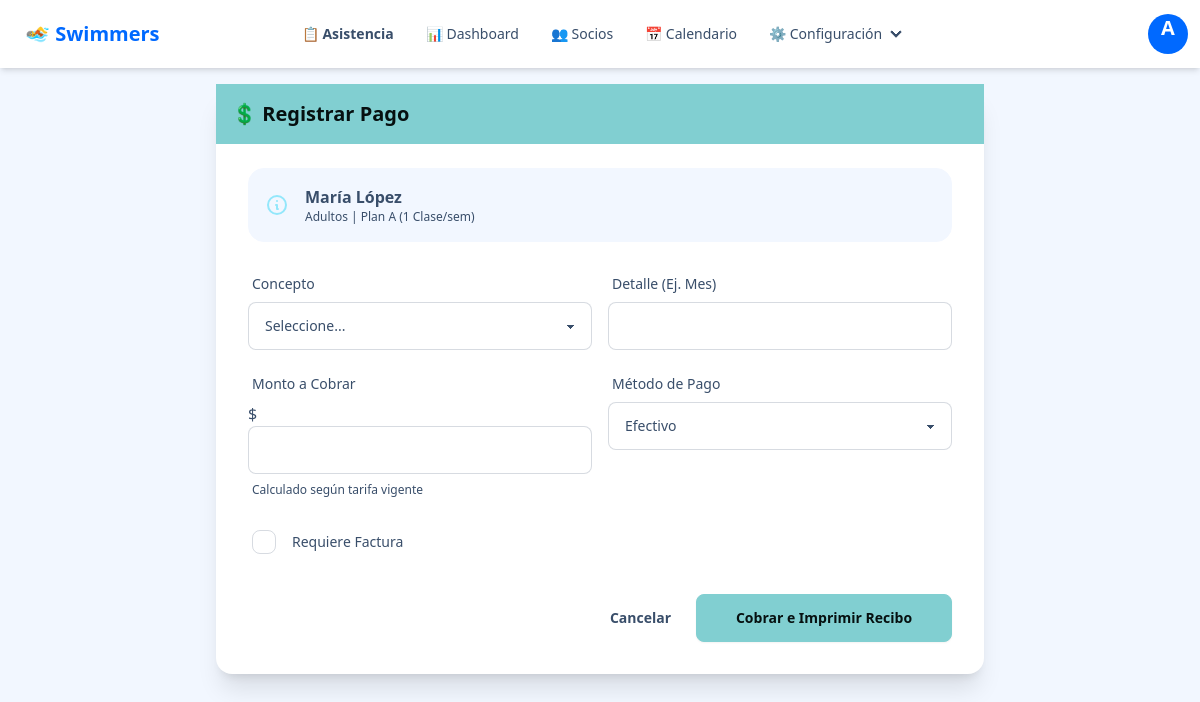
/finanzas/cobrar/2 (signed in), run on the app's committed database.
### app/models.py (models this page shows, shortened)
class User(UserMixin, db.Model):
    id = db.Column(db.Integer, primary_key=True)
    username = db.Column(db.String(64), index=True, unique=True, nullable=False)
    password_hash = db.Column(db.String(128))
    role = db.Column(db.String(20), nullable=False) # 'admin', 'recepcion', 'instructor'

class Socio(db.Model):
    id = db.Column(db.Integer, primary_key=True)
    folio = db.Column(db.String(20), unique=True, index=True) # SW0001
    nombre_completo = db.Column(db.String(100), nullable=False)
    foto = db.Column(db.String(200)) # URL o path del archivo
    telefono = db.Column(db.String(20))
    email = db.Column(db.String(120))
    nivel = db.Column(db.String(20), nullable=False)
    fecha_registro = db.Column(db.DateTime, default=datetime.utcnow)
    membresia_id = db.Column(db.Integer, db.ForeignKey('membresia.id'))
    inscripciones = db.relationship('Inscripcion', backref='socio', lazy='dynamic')
    asistencias = db.relationship('Asistencia', backref='socio', lazy='dynamic')
    pagos = db.relationship('Pago', backref='socio', lazy='dynamic')

class Membresia(db.Model):
    id = db.Column(db.Integer, primary_key=True)
    nombre = db.Column(db.String(50), nullable=False)  # Ej: Plan A
    clases_por_semana = db.Column(db.Integer, nullable=False)
    socios = db.relationship('Socio', backref='membresia', lazy=True)
    tarifas = db.relationship('Tarifa', backref='membresia', lazy=True)

### app/routes/finanzas.py (the view, shortened to what this page needs)
@finanzas_bp.route('/cobrar/<int:socio_id>', methods=['GET', 'POST'])
@login_required
def cobrar(socio_id):
    socio = Socio.query.get_or_404(socio_id)
    return render_template('finanzas/cobrar.html', socio=socio)

### app/models.py (called while the page is built)
@login.user_loader
def load_user(id):
    return User.query.get(int(id))

### app/templates/finanzas/cobrar.html (shortened to what this page needs)
{% extends "base.html" %}
{% block content %}
<div class="max-w-3xl mx-auto">
    <div class="card bg-base-100 shadow-xl">
        <div class="card-body">
            <h2 class="card-title bg-success text-success-content -m-8 mb-4 p-4">
                💲 Registrar Pago
            </h2>
            <div role="alert" class="alert mb-4">
                <svg xmlns="http://www.w3.org/2000/svg" fill="none" viewBox="0 0 24 24" class="stroke-info shrink-0 w-6 h-6"><path stroke-linecap="round" stroke-linejoin="round" stroke-width="2" d="M13 16h-1v-4h-1m1-4h.01M21 12a9 9 0 11-18 0 9 9 0 0118 0z"></path></svg>
                <div>
                    <h3 class="font-bold">{{ socio.nombre_completo }}</h3>
                    <div class="text-xs">{{ socio.nivel }} | {{ socio.membresia.nombre }}</div>
                </div>
            </div>
            <form method="POST" class="space-y-4">
                <div class="grid grid-cols-1 md:grid-cols-2 gap-4">
                    <div class="form-control w-full">
                        <label class="label"><span class="label-text">Concepto</span></label>
                        <select class="select select-bordered" name="concepto" id="selectConcepto" required>
                            <option value="" selected disabled>Seleccione...</option>
                        </select>
                    </div>
                    <div class="form-control w-full">
                        <label class="label"><span class="label-text">Detalle (Ej. Mes)</span></label>
                        <input type="text" class="input input-bordered" name="detalle" id="inputDetalle" required>
                    </div>
                </div>
                <div class="grid grid-cols-1 md:grid-cols-2 gap-4">
                    <div class="form-control w-full">
                        <label class="label"><span class="label-text">Monto a Cobrar</span></label>
                         <label class="input-group">
                            <span>$</span>
                            <input type="number" step="0.01" class="input input-bordered w-full font-bold text-success"
                                   name="monto" id="inputMonto" required>
                        </label>
                        <label class="label">
                            <span class="label-text-alt">Calculado según tarifa vigente</span>
                        </label>
                    </div>
                    <div class="form-control w-full">
                        <label class="label"><span class="label-text">Método de Pago</span></label>
                        <select class="select select-bordered" name="metodo_pago" required>
                            <option value="Efectivo">Efectivo</option>
                        </select>
                    </div>
                </div>
                <div class="form-control">
                    <label class="label cursor-pointer justify-start gap-4">
                        <input type="checkbox" name="factura" id="checkFactura" class="checkbox" />
                        <span class="label-text">Requiere Factura</span>
                    </label>
                </div>
                <div class="card-actions justify-end pt-4">
                    <a href="{{ url_for('socios.lista') }}" class="btn btn-ghost">Cancelar</a>
                    <button type="submit" class="btn btn-success btn-wide">Cobrar e Imprimir Recibo</button>
                </div>
            </form>
        </div>
    </div>
</div>
{% endblock %}

### app/templates/base.html (shortened to what this page needs)
<!DOCTYPE html>
<html lang="es" data-theme="winter">
<head>
    <link href="https://cdn.jsdelivr.net/npm/daisyui@4.12.10/dist/full.min.css" rel="stylesheet" type="text/css" />
    <script src="https://cdn.tailwindcss.com"></script>
</head>
<body class="min-h-screen bg-base-200">
<div class="navbar bg-base-100 shadow-md sticky top-0 z-50">
    <div class="navbar-start">
      <a class="btn btn-ghost text-xl text-primary font-bold">
          🏊 Swimmers
      </a>
    </div>
    <div class="navbar-center hidden lg:flex">
      <ul class="menu menu-horizontal px-1">
        {% if current_user.is_authenticated %}
          <li>
              <a href="{{ url_for('asistencia.hoy') }}" class="font-semibold">
                  📋 Asistencia
              </a>
          </li>
          {% if current_user.role in ['admin', 'recepcion'] %}
              <li><a href="{{ url_for('reportes.dashboard') }}">📊 Dashboard</a></li>
              <li><a href="{{ url_for('socios.lista') }}">👥 Socios</a></li>
              <li><a href="{{ url_for('horarios.calendario') }}">📅 Calendario</a></li>
          {% endif %}
          {% if current_user.role == 'admin' %}
              <li>
                  <details>
                      <summary>⚙️ Configuración</summary>
                  </details>
              </li>
          {% endif %}
        {% endif %}
      </ul>
    </div>
    <div class="navbar-end">
      {% if current_user.is_authenticated %}
          <div class="dropdown dropdown-end">
              <div tabindex="0" role="button" class="btn btn-ghost btn-circle avatar">
                  <div class="w-10 rounded-full bg-primary text-white flex items-center justify-center">
                      <span class="text-xl font-bold">{{ current_user.username[:1].upper() }}</span>
                  </div>
              </div>
          </div>
      {% else %}
          <a href="{{ url_for('auth.login') }}" class="btn btn-primary btn-sm">Iniciar Sesión</a>
      {% endif %}
    </div>
  </div>
    <main class="container mx-auto p-4">
        {% block content %}{% endblock %}
    </main>
</body>
</html>

### data on the page
User: username "A"
Socio: nombre_completo "María López", nivel "Adultos"
Membresia: membresia.nombre "Plan A (1 Clase/sem)"
